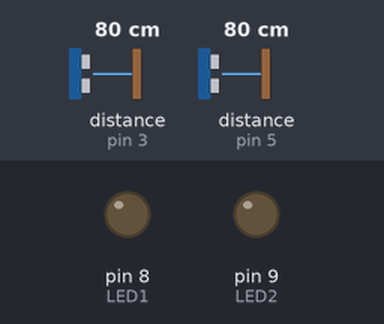
Recording of a sketch running on a simulated Arduino Uno, built with avr-gcc and run on an emulated ATmega328P. Parts: output pins drawn as LEDs (lit = HIGH). Wiring (inferred from the names in the program): 2 × ultrasonic range finder: trigger pin 2, echo pin 3 / trigger pin 4, echo pin 5. Inputs (shaded band) come from the test bench; at power-on: distance to the obstacle (sensors on pin 3, pin 5) 80 cm. The echo pulse lasts 58.3 µs per cm; pins used as bus, display or sensor lines are not drawn.

Above: at 1.0 s.
1.1 s: distance to the obstacle (sensor on pin 3) set to 2 cm
At 2.4 s:
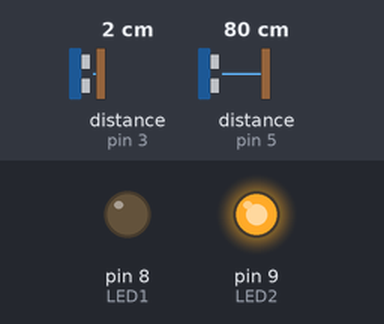
2.7 s: distance to the obstacle (sensor on pin 3) set to 120 cm
At 3.9 s:
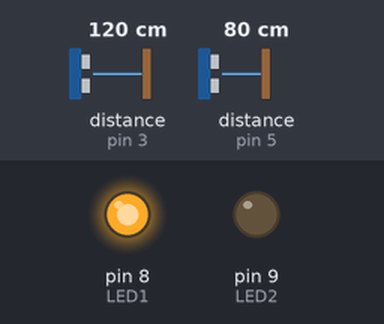
4.2 s: distance to the obstacle (sensor on pin 3) set to 86 cm
5.7 s: distance to the obstacle (sensor on pin 3) set to 81 cm
At 6.7 s:
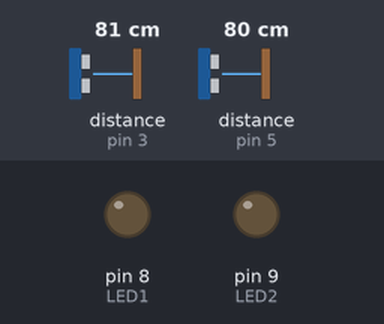
7.3 s: distance to the obstacle (sensor on pin 3) set to 4 cm
At 7.9 s:
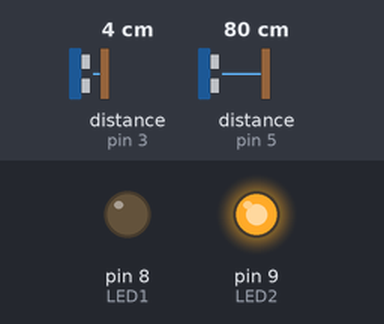
Timing chart, 0 to 9.8 s (numbered marks = the images above; inputs shaded):
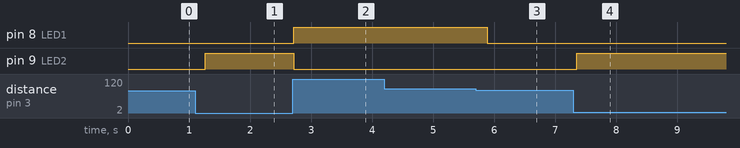

Measured:
- the behaviour switches between 82 and 81 cm on distance to the obstacle (sensor on pin 3) (found by bisection; images 2 and 3)
- after the input at 1.1 s, pin 9 (LED2): LOW → HIGH after 0.17 s
- after the input at 2.7 s, pin 8 (LED1): LOW → HIGH at once; pin 9 (LED2): HIGH → LOW at once
- after the input at 4.2 s, every drawn part: stays the same
- after the input at 5.7 s, pin 8 (LED1): HIGH → LOW after 0.19 s
- after the input at 7.3 s, pin 9 (LED2): LOW → HIGH after 0.06 s

The sketch:

sketch.ino
```cpp
#include <avr/io.h>
#include <util/delay.h>
#include <stdbool.h>
#include <stdint.h>
#define delay _delay_ms

// Pin definitions:
#define LED1  PB0   //(8)
#define LED2  PB1   //(9)
#define TRIG1 PD2   //(2)
#define ECHO1 PD3   //(3)
#define TRIG2 PD4   //(4)
#define ECHO2 PD5   //(5)

int main(void) {
// Setting LED pins pthways as output:
    DDRB |= (1 << LED1) | (1 << LED2);

    // Setting trigger pins pathways as outputs, no need to set echo pins as they are required to be low and by default they are
    DDRD |= (1 << TRIG1) | (1 << TRIG2);    // Trigger pins as outputs


    // Initialize Timer1 in normal mode with a prescaler of 8:
    TCCR1A = 0x00;         // Normal mode, no PWM
    TCCR1B = (1 << CS11);  // Prescaler = 8; 0.5 µs per count at 16MHz
    TIMSK1 = 0x00;         // Disable all Timer1 interrupts

    while(true) {
        float dist1, dist2;
        uint16_t counts;
        float pulse_us;
//Sensor 1
        PORTD |= (1 << TRIG1);
        _delay_us(10);
        PORTD &= ~(1 << TRIG1);

        // Wait for echo to go HIGH:
        while (!(PIND & (1 << ECHO1)));

        // Reset Timer1:
        TCNT1 = 0;

        // Wait for echo to go LOW:
        while (PIND & (1 << ECHO1));

        // Read timer count:
        counts = TCNT1;
        pulse_us = counts * 0.5f;     // Each tick is 0.5 µs
        dist1 = (pulse_us * 0.0343f) / 2.0f;  // Distance in cm


// Sensor2

        PORTD |= (1 << TRIG2);
        _delay_us(10);
        PORTD &= ~(1 << TRIG2);
        //repeat the same high , reset timer and wait for it to go low
        while (!(PIND & (1 << ECHO2)));
        TCNT1 = 0;
        while (PIND & (1 << ECHO2));

        counts = TCNT1;
        pulse_us = counts * 0.5f;
        dist2 = (pulse_us * 0.0343f) / 2.0f;


// Compare distances & set LEDs:

        float minimum = 1.0f;  // 1 cm minimum difference
        if ((dist1 - dist2) > minimum) {       // Sensor1 > Sensor2
            PORTB |= (1 << LED1);          // Turn on LED1
            PORTB &= ~(1 << LED2);         // Turn off LED2
        } else if ((dist2 - dist1) > minimum) {  // Sensor2 > Sensor1
            PORTB |= (1 << LED2);          // Turn on LED2
            PORTB &= ~(1 << LED1);         // Turn off LED1
        } else {
            PORTB &= ~((1 << LED1) | (1 << LED2)); // Turn off both LEDs
        }

        _delay_ms(200); // Wait a bit before next measurement
    }

    return 0;
}
```
